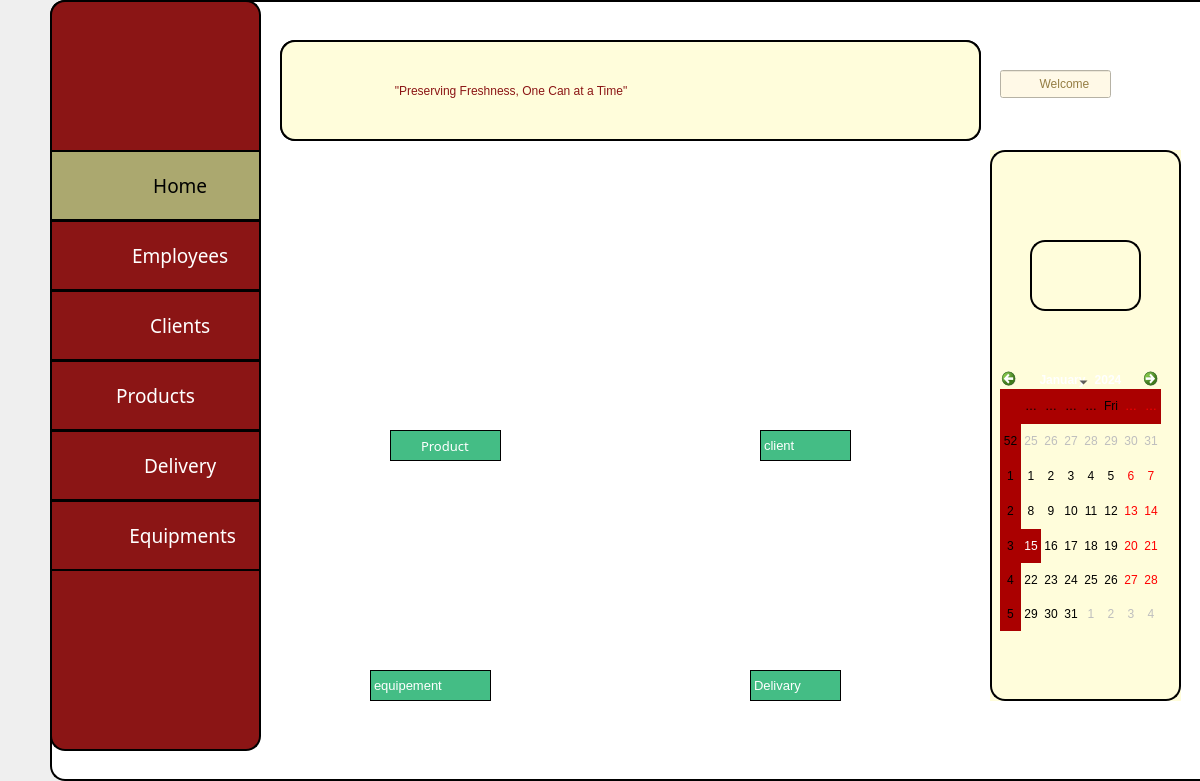
<?xml version="1.0" encoding="UTF-8"?>
<ui version="4.0">
 <class>MainWindow</class>
 <widget class="QMainWindow" name="MainWindow">
  <property name="enabled">
   <bool>true</bool>
  </property>
  <property name="geometry">
   <rect>
    <x>0</x>
    <y>0</y>
    <width>1200</width>
    <height>781</height>
   </rect>
  </property>
  <property name="minimumSize">
   <size>
    <width>800</width>
    <height>0</height>
   </size>
  </property>
  <property name="maximumSize">
   <size>
    <width>1200</width>
    <height>1200</height>
   </size>
  </property>
  <property name="windowTitle">
   <string>MainWindow</string>
  </property>
  <widget class="QWidget" name="centralwidget">
   <widget class="QFrame" name="frame_2">
    <property name="geometry">
     <rect>
      <x>50</x>
      <y>0</y>
      <width>1200</width>
      <height>781</height>
     </rect>
    </property>
    <property name="maximumSize">
     <size>
      <width>1200</width>
      <height>1200</height>
     </size>
    </property>
    <property name="styleSheet">
     <string notr="true">#frame_2{
border: 2px solid;
border-color: rgb(0, 0, 0);
background-color: rgb(255, 249, 231);
background-color: rgb(255, 255, 255);
border-radius: 15px;
}</string>
    </property>
    <property name="frameShape">
     <enum>QFrame::Shape::StyledPanel</enum>
    </property>
    <property name="frameShadow">
     <enum>QFrame::Shadow::Raised</enum>
    </property>
    <widget class="QFrame" name="frame">
     <property name="geometry">
      <rect>
       <x>0</x>
       <y>0</y>
       <width>211</width>
       <height>751</height>
      </rect>
     </property>
     <property name="styleSheet">
      <string notr="true">#frame{border: 2px solid black;
	

	background-color: rgb(139, 21, 21);
border-radius: 15px;

}</string>
     </property>
     <property name="frameShape">
      <enum>QFrame::Shape::StyledPanel</enum>
     </property>
     <property name="frameShadow">
      <enum>QFrame::Shadow::Raised</enum>
     </property>
     <widget class="QLabel" name="label_2">
      <property name="geometry">
       <rect>
        <x>25</x>
        <y>60</y>
        <width>41</width>
        <height>31</height>
       </rect>
      </property>
      <property name="text">
       <string/>
      </property>
      <property name="pixmap">
       <pixmap>menu (2).png</pixmap>
      </property>
      <property name="scaledContents">
       <bool>true</bool>
      </property>
     </widget>
     <widget class="QToolButton" name="toolButton">
      <property name="geometry">
       <rect>
        <x>0</x>
        <y>220</y>
        <width>211</width>
        <height>71</height>
       </rect>
      </property>
      <property name="font">
       <font>
        <family>Rage Italic</family>
        <pointsize>14</pointsize>
       </font>
      </property>
      <property name="styleSheet">
       <string notr="true">color: rgb(0, 0, 0);
color: rgb(255, 255, 255);

	background-color: rgb(139, 21, 21);
border: 2px solid black;
</string>
      </property>
      <property name="text">
       <string>          Employees</string>
      </property>
      <property name="iconSize">
       <size>
        <width>20</width>
        <height>20</height>
       </size>
      </property>
      <property name="checkable">
       <bool>false</bool>
      </property>
     </widget>
     <widget class="QLabel" name="label_4">
      <property name="geometry">
       <rect>
        <x>20</x>
        <y>230</y>
        <width>41</width>
        <height>41</height>
       </rect>
      </property>
      <property name="text">
       <string/>
      </property>
      <property name="pixmap">
       <pixmap>employees (1).png</pixmap>
      </property>
      <property name="scaledContents">
       <bool>true</bool>
      </property>
     </widget>
     <widget class="QToolButton" name="toolButton_2">
      <property name="geometry">
       <rect>
        <x>0</x>
        <y>290</y>
        <width>211</width>
        <height>71</height>
       </rect>
      </property>
      <property name="font">
       <font>
        <family>Rage Italic</family>
        <pointsize>14</pointsize>
       </font>
      </property>
      <property name="styleSheet">
       <string notr="true">color: rgb(0, 0, 0);
color: rgb(255, 255, 255);

	background-color: rgb(139, 21, 21);
border: 2px solid black;</string>
      </property>
      <property name="text">
       <string>          Clients</string>
      </property>
      <property name="iconSize">
       <size>
        <width>20</width>
        <height>20</height>
       </size>
      </property>
      <property name="checkable">
       <bool>false</bool>
      </property>
     </widget>
     <widget class="QLabel" name="label_7">
      <property name="geometry">
       <rect>
        <x>20</x>
        <y>300</y>
        <width>41</width>
        <height>41</height>
       </rect>
      </property>
      <property name="text">
       <string/>
      </property>
      <property name="pixmap">
       <pixmap>client.png</pixmap>
      </property>
      <property name="scaledContents">
       <bool>true</bool>
      </property>
     </widget>
     <widget class="QToolButton" name="toolButton_5">
      <property name="geometry">
       <rect>
        <x>0</x>
        <y>360</y>
        <width>211</width>
        <height>71</height>
       </rect>
      </property>
      <property name="font">
       <font>
        <family>Rage Italic</family>
        <pointsize>14</pointsize>
       </font>
      </property>
      <property name="styleSheet">
       <string notr="true">color: rgb(0, 0, 0);
color: rgb(255, 255, 255);

	background-color: rgb(139, 21, 21);
border: 2px solid black;
</string>
      </property>
      <property name="text">
       <string>Products</string>
      </property>
      <property name="iconSize">
       <size>
        <width>20</width>
        <height>20</height>
       </size>
      </property>
      <property name="checkable">
       <bool>false</bool>
      </property>
     </widget>
     <widget class="QLabel" name="label_8">
      <property name="geometry">
       <rect>
        <x>20</x>
        <y>370</y>
        <width>41</width>
        <height>41</height>
       </rect>
      </property>
      <property name="text">
       <string/>
      </property>
      <property name="pixmap">
       <pixmap>canned-food.png</pixmap>
      </property>
      <property name="scaledContents">
       <bool>true</bool>
      </property>
     </widget>
     <widget class="QToolButton" name="toolButton_6">
      <property name="geometry">
       <rect>
        <x>0</x>
        <y>430</y>
        <width>211</width>
        <height>71</height>
       </rect>
      </property>
      <property name="font">
       <font>
        <family>Rage Italic</family>
        <pointsize>14</pointsize>
       </font>
      </property>
      <property name="styleSheet">
       <string notr="true">color: rgb(0, 0, 0);
color: rgb(255, 255, 255);

	background-color: rgb(139, 21, 21);
border: 2px solid black;</string>
      </property>
      <property name="text">
       <string>          Delivery</string>
      </property>
      <property name="iconSize">
       <size>
        <width>20</width>
        <height>20</height>
       </size>
      </property>
      <property name="checkable">
       <bool>false</bool>
      </property>
     </widget>
     <widget class="QLabel" name="label_9">
      <property name="geometry">
       <rect>
        <x>20</x>
        <y>440</y>
        <width>41</width>
        <height>41</height>
       </rect>
      </property>
      <property name="text">
       <string/>
      </property>
      <property name="pixmap">
       <pixmap>delivery-bike.png</pixmap>
      </property>
      <property name="scaledContents">
       <bool>true</bool>
      </property>
     </widget>
     <widget class="QToolButton" name="toolButton_7">
      <property name="geometry">
       <rect>
        <x>0</x>
        <y>500</y>
        <width>211</width>
        <height>71</height>
       </rect>
      </property>
      <property name="font">
       <font>
        <family>Rage Italic</family>
        <pointsize>14</pointsize>
        <italic>false</italic>
        <bold>false</bold>
        <kerning>true</kerning>
       </font>
      </property>
      <property name="styleSheet">
       <string notr="true">color: rgb(0, 0, 0);
color: rgb(255, 255, 255);

	background-color: rgb(139, 21, 21);
border: 2px solid black;</string>
      </property>
      <property name="text">
       <string>           Equipments</string>
      </property>
      <property name="iconSize">
       <size>
        <width>20</width>
        <height>20</height>
       </size>
      </property>
      <property name="checkable">
       <bool>false</bool>
      </property>
     </widget>
     <widget class="QLabel" name="label_10">
      <property name="geometry">
       <rect>
        <x>20</x>
        <y>510</y>
        <width>41</width>
        <height>41</height>
       </rect>
      </property>
      <property name="text">
       <string/>
      </property>
      <property name="pixmap">
       <pixmap>image (1).png</pixmap>
      </property>
      <property name="scaledContents">
       <bool>true</bool>
      </property>
     </widget>
     <widget class="QLabel" name="label_11">
      <property name="geometry">
       <rect>
        <x>130</x>
        <y>640</y>
        <width>41</width>
        <height>41</height>
       </rect>
      </property>
      <property name="text">
       <string/>
      </property>
      <property name="pixmap">
       <pixmap>C:/Users/user/AppData/Local/Temp/Downloads/check-out (1) (1).png</pixmap>
      </property>
      <property name="scaledContents">
       <bool>true</bool>
      </property>
     </widget>
     <widget class="QLabel" name="label_12">
      <property name="geometry">
       <rect>
        <x>30</x>
        <y>640</y>
        <width>41</width>
        <height>41</height>
       </rect>
      </property>
      <property name="text">
       <string/>
      </property>
      <property name="pixmap">
       <pixmap>C:/Users/user/AppData/Local/Temp/Downloads/gear.png</pixmap>
      </property>
      <property name="scaledContents">
       <bool>true</bool>
      </property>
     </widget>
     <widget class="QToolButton" name="toolButton_3">
      <property name="geometry">
       <rect>
        <x>0</x>
        <y>150</y>
        <width>211</width>
        <height>71</height>
       </rect>
      </property>
      <property name="font">
       <font>
        <family>Rage Italic</family>
        <pointsize>14</pointsize>
       </font>
      </property>
      <property name="styleSheet">
       <string notr="true">
color: rgb(0, 0, 0);
background-color: rgb(171, 168, 111);
border: 2px solid black;
</string>
      </property>
      <property name="text">
       <string>          Home</string>
      </property>
      <property name="iconSize">
       <size>
        <width>20</width>
        <height>20</height>
       </size>
      </property>
      <property name="checkable">
       <bool>false</bool>
      </property>
     </widget>
     <widget class="QLabel" name="label_14">
      <property name="geometry">
       <rect>
        <x>20</x>
        <y>160</y>
        <width>41</width>
        <height>41</height>
       </rect>
      </property>
      <property name="text">
       <string/>
      </property>
      <property name="pixmap">
       <pixmap>home (3).png</pixmap>
      </property>
      <property name="scaledContents">
       <bool>true</bool>
      </property>
     </widget>
     <widget class="QLabel" name="label_21">
      <property name="geometry">
       <rect>
        <x>120</x>
        <y>620</y>
        <width>51</width>
        <height>51</height>
       </rect>
      </property>
      <property name="text">
       <string/>
      </property>
      <property name="pixmap">
       <pixmap>check-out_(1)_(1)[1].png</pixmap>
      </property>
      <property name="scaledContents">
       <bool>true</bool>
      </property>
     </widget>
     <widget class="QLabel" name="label_22">
      <property name="geometry">
       <rect>
        <x>30</x>
        <y>630</y>
        <width>41</width>
        <height>41</height>
       </rect>
      </property>
      <property name="text">
       <string/>
      </property>
      <property name="pixmap">
       <pixmap>gear[1].png</pixmap>
      </property>
      <property name="scaledContents">
       <bool>true</bool>
      </property>
     </widget>
     <widget class="QLabel" name="label">
      <property name="geometry">
       <rect>
        <x>96</x>
        <y>30</y>
        <width>91</width>
        <height>91</height>
       </rect>
      </property>
      <property name="text">
       <string/>
      </property>
      <property name="pixmap">
       <pixmap>WhatsApp_Image_2024-10-04_à_11.46.59_70e5b125-removebg-preview (1).png</pixmap>
      </property>
      <property name="scaledContents">
       <bool>true</bool>
      </property>
     </widget>
    </widget>
    <widget class="QLabel" name="label_18">
     <property name="geometry">
      <rect>
       <x>270</x>
       <y>500</y>
       <width>291</width>
       <height>171</height>
      </rect>
     </property>
     <property name="text">
      <string/>
     </property>
     <property name="pixmap">
      <pixmap>C:/Users/user/Downloads/line-graph-removebg-preview.png</pixmap>
     </property>
     <property name="scaledContents">
      <bool>true</bool>
     </property>
    </widget>
    <widget class="QLabel" name="label_17">
     <property name="geometry">
      <rect>
       <x>320</x>
       <y>670</y>
       <width>121</width>
       <height>31</height>
      </rect>
     </property>
     <property name="styleSheet">
      <string notr="true">border: 1px solid black;

color: rgb(255, 255, 255);
font: 10pt ;

background-color: rgb(171, 168, 111);
background-color: rgb(68, 189, 133);


border-radius:30px;

</string>
     </property>
     <property name="text">
      <string>equipement</string>
     </property>
    </widget>
    <widget class="QLabel" name="label_5">
     <property name="geometry">
      <rect>
       <x>290</x>
       <y>220</y>
       <width>221</width>
       <height>181</height>
      </rect>
     </property>
     <property name="text">
      <string/>
     </property>
     <property name="pixmap">
      <pixmap>Pie-chart-removebg-preview.png</pixmap>
     </property>
     <property name="scaledContents">
      <bool>true</bool>
     </property>
    </widget>
    <widget class="QLineEdit" name="lineEdit_2">
     <property name="geometry">
      <rect>
       <x>340</x>
       <y>430</y>
       <width>111</width>
       <height>31</height>
      </rect>
     </property>
     <property name="font">
      <font>
       <family>MV Boli</family>
       <pointsize>10</pointsize>
       <italic>false</italic>
       <bold>false</bold>
      </font>
     </property>
     <property name="styleSheet">
      <string notr="true">border: 1px solid black;

color: rgb(255, 255, 255);
font: 10pt ;

background-color: rgb(171, 168, 111);
background-color: rgb(68, 189, 133);


border-radius:30px;


</string>
     </property>
     <property name="text">
      <string>Product</string>
     </property>
     <property name="frame">
      <bool>true</bool>
     </property>
     <property name="cursorPosition">
      <number>7</number>
     </property>
     <property name="alignment">
      <set>Qt::AlignmentFlag::AlignCenter</set>
     </property>
     <property name="dragEnabled">
      <bool>false</bool>
     </property>
     <property name="readOnly">
      <bool>false</bool>
     </property>
    </widget>
    <widget class="QLabel" name="label_16">
     <property name="geometry">
      <rect>
       <x>660</x>
       <y>250</y>
       <width>181</width>
       <height>151</height>
      </rect>
     </property>
     <property name="text">
      <string/>
     </property>
     <property name="pixmap">
      <pixmap>C:/Users/user/Downloads/Capture_d_écran_2024-10-09_175248-removebg-preview.png</pixmap>
     </property>
     <property name="scaledContents">
      <bool>true</bool>
     </property>
    </widget>
    <widget class="QLabel" name="label_3">
     <property name="geometry">
      <rect>
       <x>710</x>
       <y>430</y>
       <width>91</width>
       <height>31</height>
      </rect>
     </property>
     <property name="styleSheet">
      <string notr="true">border: 1px solid black;

color: rgb(255, 255, 255);
font: 10pt ;

background-color: rgb(171, 168, 111);
background-color: rgb(68, 189, 133);


border-radius:30px;

</string>
     </property>
     <property name="text">
      <string>client</string>
     </property>
    </widget>
    <widget class="QLabel" name="label_15">
     <property name="geometry">
      <rect>
       <x>600</x>
       <y>520</y>
       <width>311</width>
       <height>121</height>
      </rect>
     </property>
     <property name="text">
      <string/>
     </property>
     <property name="pixmap">
      <pixmap>Capture_d_écran_2024-10-09_173649-removebg-preview (1).png</pixmap>
     </property>
     <property name="scaledContents">
      <bool>true</bool>
     </property>
    </widget>
    <widget class="QLabel" name="label_6">
     <property name="geometry">
      <rect>
       <x>700</x>
       <y>670</y>
       <width>91</width>
       <height>31</height>
      </rect>
     </property>
     <property name="styleSheet">
      <string notr="true">border: 1px solid black;

color: rgb(255, 255, 255);
font: 10pt ;

background-color: rgb(171, 168, 111);
background-color: rgb(68, 189, 133);


border-radius:30px;

</string>
     </property>
     <property name="text">
      <string>Delivary</string>
     </property>
    </widget>
    <widget class="QWidget" name="widget_2" native="true">
     <property name="geometry">
      <rect>
       <x>230</x>
       <y>40</y>
       <width>701</width>
       <height>101</height>
      </rect>
     </property>
     <property name="styleSheet">
      <string notr="true">background-color: rgb(255, 253, 219);
border-radius: 15px;
border: 2px solid </string>
     </property>
     <widget class="QLabel" name="label_19">
      <property name="geometry">
       <rect>
        <x>0</x>
        <y>0</y>
        <width>701</width>
        <height>101</height>
       </rect>
      </property>
      <property name="styleSheet">
       <string notr="true">color: rgb(139, 21, 21);
border-color: rgb(0, 0, 0);

font: 28pt &quot;Pristina&quot;;</string>
      </property>
      <property name="text">
       <string>                                 &quot;Preserving Freshness, One Can at a Time&quot;</string>
      </property>
     </widget>
    </widget>
    <widget class="QLineEdit" name="lineEdit_3">
     <property name="geometry">
      <rect>
       <x>950</x>
       <y>70</y>
       <width>111</width>
       <height>28</height>
      </rect>
     </property>
     <property name="styleSheet">
      <string notr="true">background-color: rgb(255, 249, 231);
font: 20pt &quot;Rage Italic&quot;;
color: rgb(148, 125, 66);</string>
     </property>
     <property name="text">
      <string>           Welcome</string>
     </property>
     <property name="dragEnabled">
      <bool>false</bool>
     </property>
    </widget>
    <widget class="QLabel" name="label_13">
     <property name="geometry">
      <rect>
       <x>1070</x>
       <y>50</y>
       <width>63</width>
       <height>61</height>
      </rect>
     </property>
     <property name="styleSheet">
      <string notr="true">border:none;</string>
     </property>
     <property name="text">
      <string/>
     </property>
     <property name="pixmap">
      <pixmap>user (1).png</pixmap>
     </property>
     <property name="scaledContents">
      <bool>true</bool>
     </property>
    </widget>
    <widget class="QWidget" name="widget" native="true">
     <property name="geometry">
      <rect>
       <x>940</x>
       <y>150</y>
       <width>191</width>
       <height>551</height>
      </rect>
     </property>
     <property name="styleSheet">
      <string notr="true">border-left-color: rgb(7, 7, 7);
border-color: rgb(0, 0, 0);
background-color: rgb(255, 253, 219);</string>
     </property>
     <widget class="QWidget" name="widget_4" native="true">
      <property name="geometry">
       <rect>
        <x>0</x>
        <y>0</y>
        <width>191</width>
        <height>551</height>
       </rect>
      </property>
      <property name="styleSheet">
       <string notr="true">background-color: rgb(255, 253, 219);
border-radius: 15px;
border: 2px solid </string>
      </property>
      <widget class="QCalendarWidget" name="calendarWidget">
       <property name="geometry">
        <rect>
         <x>10</x>
         <y>220</y>
         <width>161</width>
         <height>261</height>
        </rect>
       </property>
       <property name="styleSheet">
        <string notr="true">selection-background-color: rgb(170, 0, 0);
alternate-background-color: rgb(170, 0, 0);
border: none;</string>
       </property>
      </widget>
      <widget class="QLabel" name="label_23">
       <property name="geometry">
        <rect>
         <x>40</x>
         <y>90</y>
         <width>111</width>
         <height>71</height>
        </rect>
       </property>
       <property name="text">
        <string/>
       </property>
       <property name="pixmap">
        <pixmap>Capture_d_écran_2024-10-10_150956-removebg-preview.png</pixmap>
       </property>
       <property name="scaledContents">
        <bool>true</bool>
       </property>
      </widget>
     </widget>
    </widget>
   </widget>
  </widget>
 </widget>
 <resources/>
 <connections/>
</ui>
